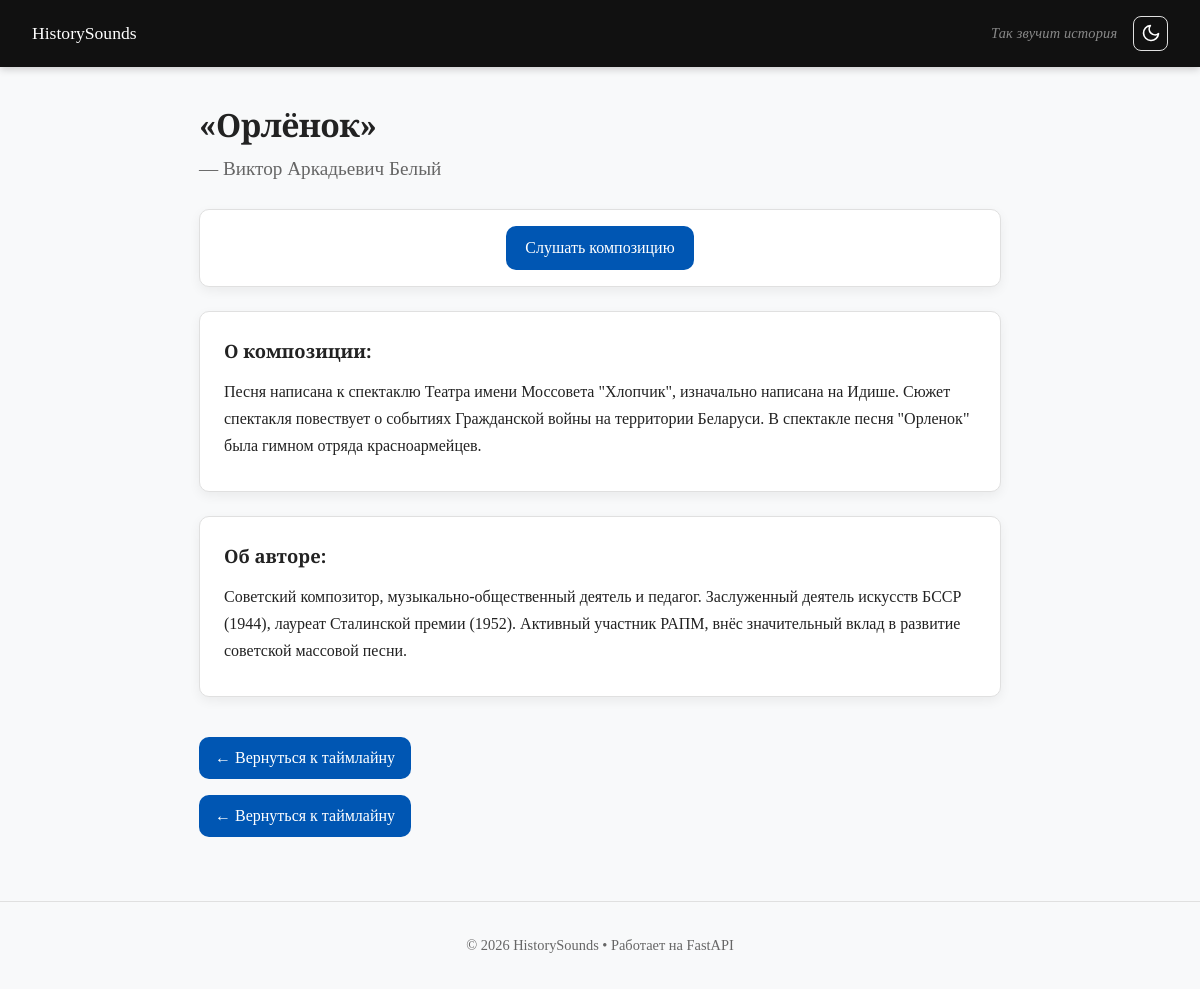
Page /song/«Орлёнок» on the committed database.
### models/songs.py (models this page shows)
class Song(Base):
    __tablename__ = "songs"
    id = Column(Integer, primary_key=True, index=True, autoincrement=True)
    name = Column(String, nullable=False)
    composer = Column(String, nullable=False)
    description = Column(Text, nullable=True)
    composer_info = Column(String, nullable=True)
    link = Column(String, nullable=True)
    events = relationship("Event", secondary=song_event, back_populates="songs")

### app.py (the view)
@app.get("/song/{song_slug}", response_class=HTMLResponse)
async def song_page(request: Request, song_slug: str, db: Session = Depends(get_db)):
    from urllib.parse import unquote
    import re
    def normalize(t: str) -> str:
        if not t: return ""
        t = str(t).lower().strip()
        t = re.sub(r'[^\w\s-]', '', t)  # Strips «»""'':,.;!? etc.
        return re.sub(r'\s+', ' ', t)
    song_q = normalize(unquote(song_slug))
    song = next((s for s in db.query(Song).all() if normalize(s.name) == song_q), None)
    if not song:
        raise HTTPException(status_code=404, detail="Song not found")
    return templates.TemplateResponse(request, "song.html", {"song": song})

### templates/song.html (shortened to what this page needs)
{% extends "base.html" %}
{% block content %}
<article class="song-page">
  <div class="page-header">
    <h1>{{ song.name }}</h1>
    {% set comp = (song.composer or "")|string|trim %}
    {% if comp and comp|lower not in ['nan','none','','?','—','-'] %}
      <h2>— {{ comp }}</h2>
    {% else %}
      <h2><em>(Автор неизвестен)</em></h2>
    {% endif %}
  </div>
{% if song.link %}
<div class="card link-card">
  <a href="{{ song.link }}" target="_blank" rel="noopener" class="audio-btn">
    Слушать композицию
  </a>
</div>
{% endif %}
  {% if song.description %}
  <div class="card">
    <h3>О композиции:</h3>
    <p>{{ song.description }}</p>
  </div>
  {% endif %}
{% if song.composer_info %}
  <div class="card">
    <h3>Об авторе:</h3>
    <p>{{ song.composer_info }}</p>
  </div>
  {% endif %}
  <a href="/timeline" class="back-btn">← Вернуться к таймлайну</a>
</article>
{% set from_event = request.query_params.get('from_event') %}
{% if from_event %}
  <a href="/event/{{ from_event }}" class="back-btn">← Вернуться к событию</a>
{% else %}
  <a href="/timeline" class="back-btn">← Вернуться к таймлайну</a>
{% endif %}
{% endblock %}

### static/style.css (style rules this page uses)
:root { --primary: #0056b3; --primary-hover: #003d82; --bg: #f8f9fa; --card-bg: #ffffff; --text: #222; --text-muted: #666; --border: #e0e0e0; --shadow: 0 4px 12px rgba(0,0,0,0.06); --shadow-hover: 0 8px 24px rgba(0,0,0,0.12); --radius: 10px; --transition: 0.2s ease; }
* { box-sizing: border-box; margin: 0; padding: 0; }
html, body { font-family: "Merriweather", serif; line-height: 1.6; color: var(--text); background: var(--bg); min-height: 100vh; display: flex; flex-direction: column; }
h1 { margin-bottom: 0.5rem; font-size: 2rem; letter-spacing: -0.02em; }
.page-header { margin-bottom: 1.5rem; }
.page-header h1 { margin-bottom: 0.25rem; }
.page-header h2 { color: var(--text-muted); font-weight: 400; font-size: 1.2rem; }
.card { background: var(--card-bg); padding: 1.5rem; border-radius: var(--radius); box-shadow: var(--shadow); margin-bottom: 1.5rem; border: 1px solid var(--border); }
.card h3 { margin-bottom: 0.75rem; font-size: 1.15rem; }
.card p, .card li { line-height: 1.7; margin-bottom: 0.5rem; }
.back-btn { display: inline-flex; align-items: center; gap: 0.5rem; margin-top: 1rem; padding: 0.5rem 1rem; background: var(--primary); color: white; text-decoration: none; border-radius: var(--radius); font-weight: 500; transition: background var(--transition); }
.link-card { text-align: center; padding: 1rem; }
.audio-btn { display: inline-block; padding: 0.6rem 1.2rem; background: var(--primary); color: white; text-decoration: none; border-radius: var(--radius); font-weight: 500; transition: background var(--transition); }

### rows in the picture
Song: name "«Орлёнок»", composer "Виктор Аркадьевич Белый", description "Песня написана к спектаклю Театра имени Моссовета \"Хлопчик\", изначально написана на Идише. Сюжет спектакля повествует о событиях Гражданской войны на территории Беларуси. В спектакле песня \"Орленок\" была гимном отряда красноармейцев.", composer_info "Советский композитор, музыкально-общественный деятель и педагог. Заслуженный деятель искусств БССР (1944), лауреат Сталинской премии (1952). Активный участник РАПМ, внёс значительный вклад в развитие советской массовой песни."
